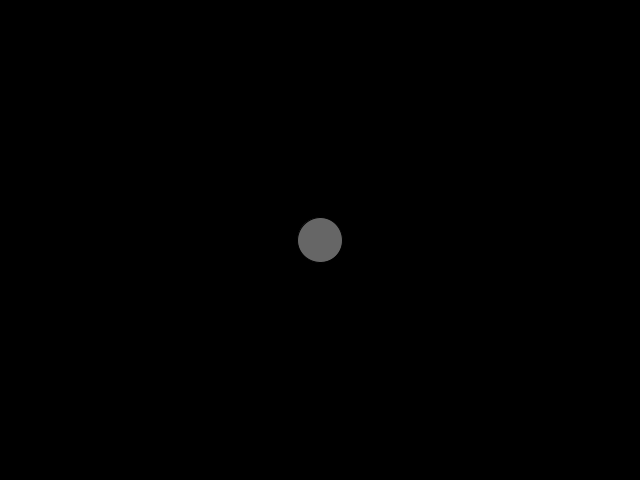
Frame 1 (no input)
Frame 60 (the mouse pressed at the canvas centre just before this capture): identical to frame 1, image omitted
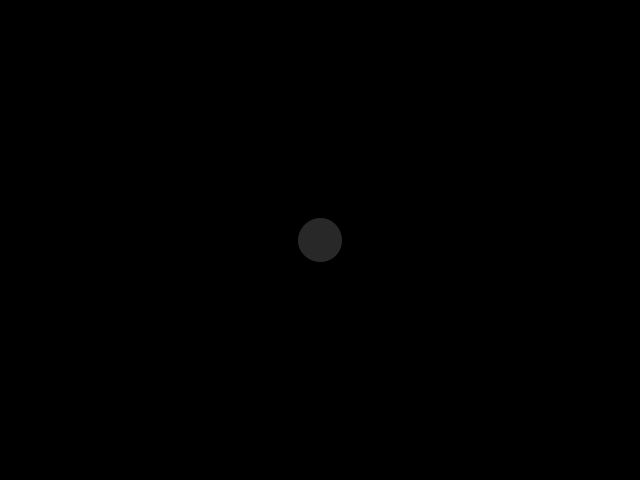
Frame 120 (the mouse held since frame 60 and released just before this capture)

The Processing sketch that drew these frames (run headless with seeded random() and noise(); from frame 60 on, the mouse is pressed at the canvas centre):

// Processing sketch: GUI_2
// ── GUI_2.pde
//Attempt at making a GUI with buttons and menus
//without using the G4P lib

Button button;

void setup(){
  size(640,480);
  button=new Button(width/2,height/2,"CIRCLE",45,45);
}

void draw(){
  background(0);
  button.check();
  button.render();
}

boolean overRect(int x, int y, int width, int height)  {
  if (mouseX >= x && mouseX <= x+width && 
      mouseY >= y && mouseY <= y+height) {
    return true;
  } else {
    return false;
  }
}

boolean overCircle(int x, int y, int diameter) {
  float disX = x - mouseX;
  float disY = y - mouseY;
  if (sqrt(sq(disX) + sq(disY)) < diameter/2 ) {
    return true;
  } else {
    return false;
  }
}


// ── Button.pde
class Button{
  int x,y;
  boolean shape,mouseOver;
  int width,height;
  
  Button(int x_,int y_,String shape_,int width_,int height_){
    x=x_;
    y=y_;
    if(shape_=="RECT"){
      shape=true;
    }else if(shape_=="CIRCLE"){
      if(width_!=height_){
        println("Warning: For circles, Width and Height must be equal. (Width is "+width_+" and Height is "+height_+")\nDefaulting to using Width.");
        height_=width_;
      }
      shape=false;
    }else{
      println("Invalid shape '"+shape_+"': Defaulting to RECT. Valid shapes are RECT and CIRCLE.");
      shape=true;
    }
    width=width_;
    height=height_;
  }
  
  void check(){
    mouseOver=false;
    if(shape){
      if(overRect(x,y,width,height)){
        mouseOver=true;
      }
    }else{
      if(overCircle(x,y,width)){
        mouseOver=true;
      }
    }
    updateColours();
  }
  
  void updateColours(){
    fill(102);
    if(mouseOver){
      fill(230);
      if(mousePressed){
        fill(40);
      }
    }
  }
  
  void render(){
    if(shape){
      rect(x,y,width,height);
    }else{
      ellipse(x,y,width,height);
    }
  }
}
